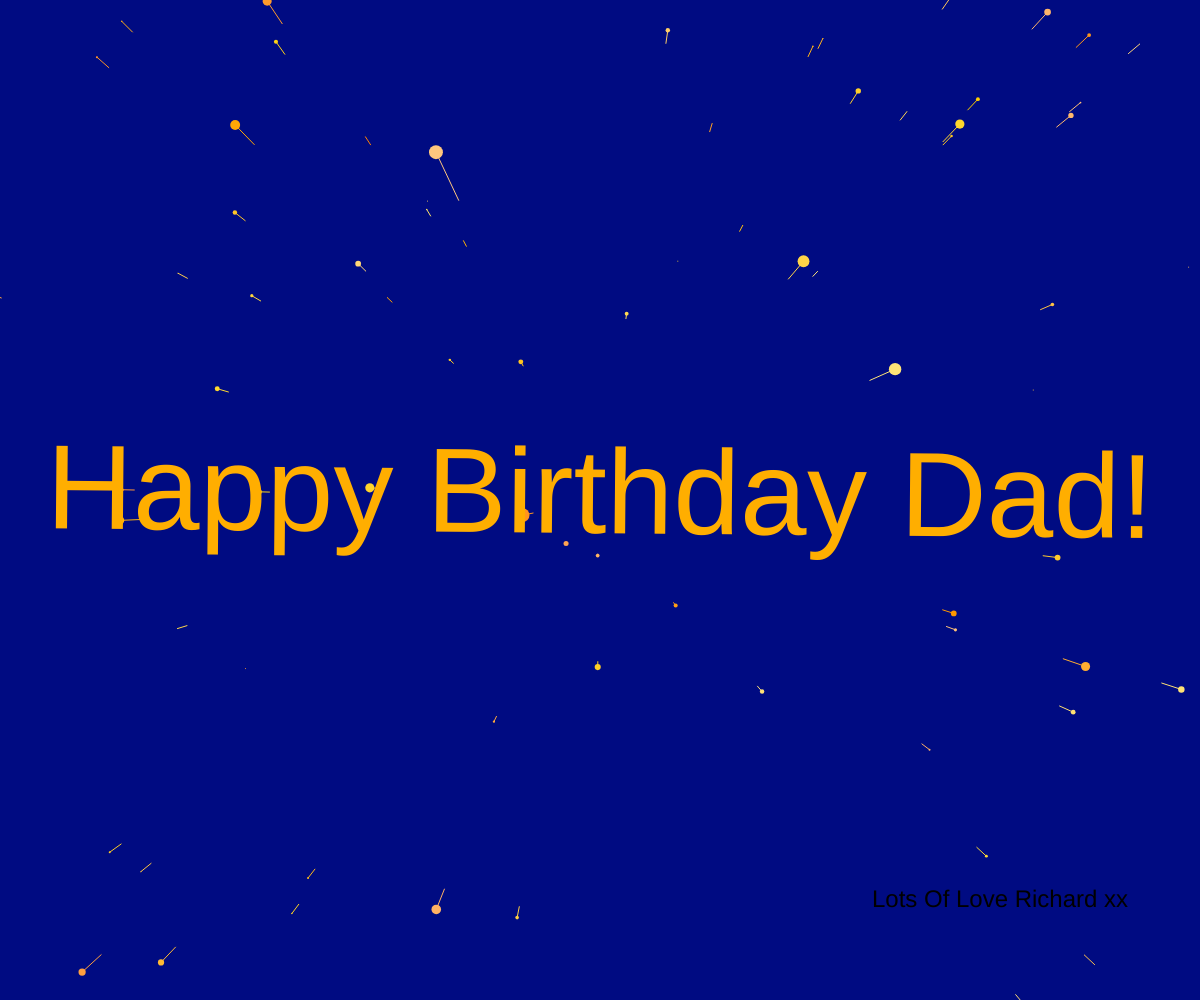
Frame 1 (no input)
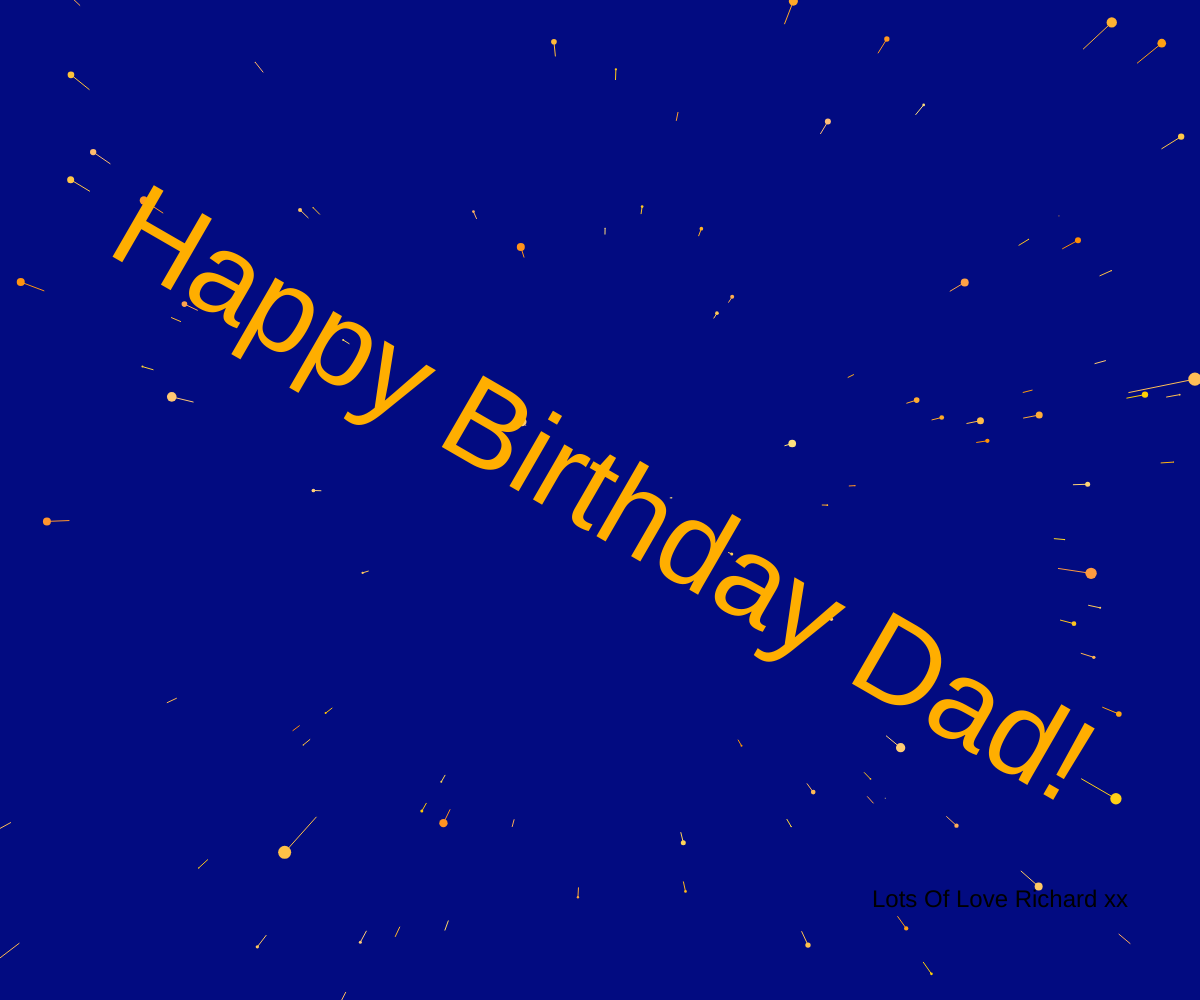
Frame 60 (no input)
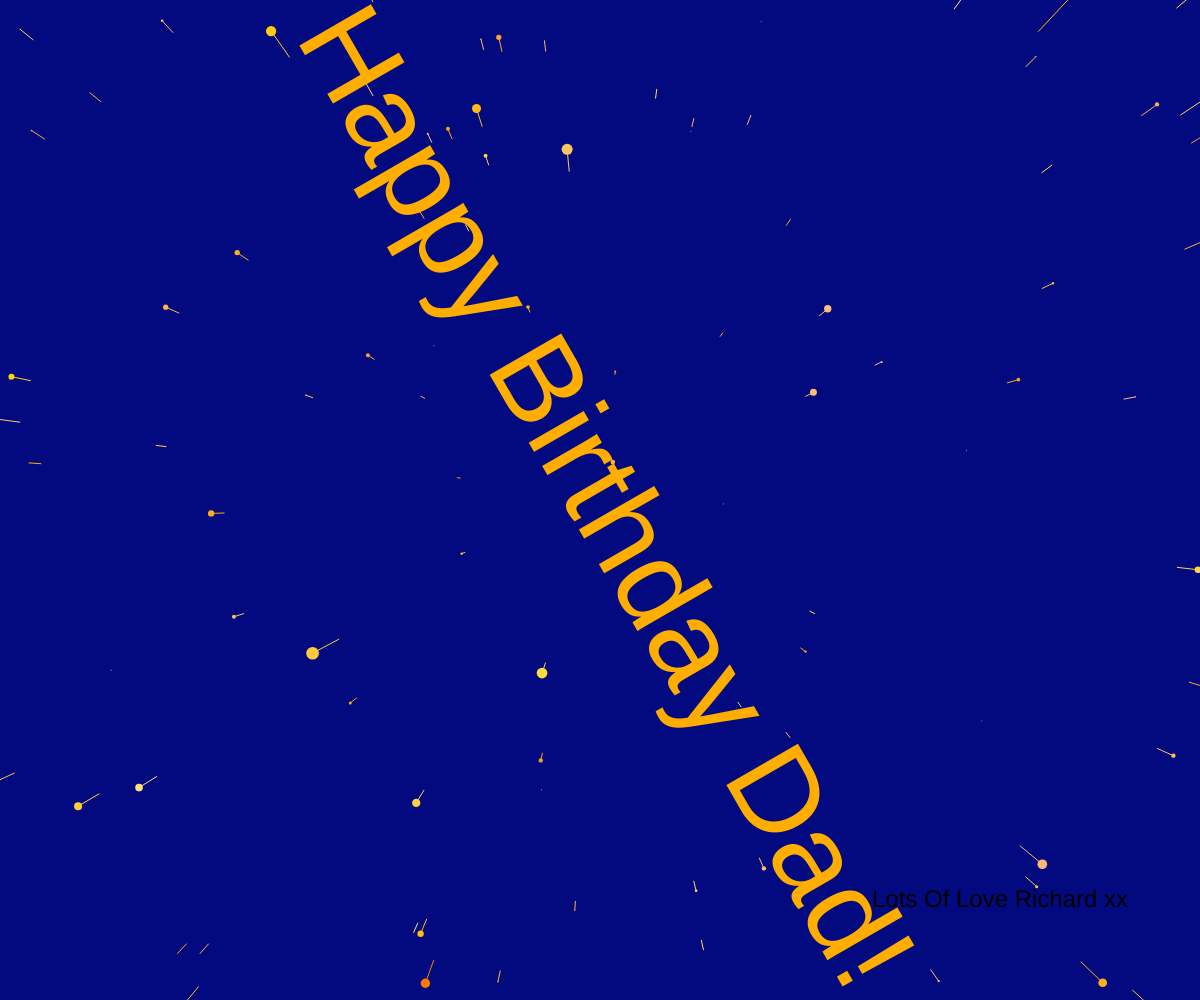
Frame 120 (the mouse pressed at the canvas centre since frame 60)

The p5.js sketch that drew these frames (run headless with seeded random() and noise() and a simulated clock; from frame 60 on, the mouse is pressed at the canvas centre):

// p5.js sketch
// ── sketch.js

var stars = [];

var speed;

var curAmt = 0;
var rot = 0;

function setup() {
  frameRate(60);
  createCanvas(windowWidth, windowHeight);
  for (var i = 0; i < 800; i++) {
    stars[i] = new Star();
  }
  textAlign(CENTER, CENTER);

}

function draw() {
  speed = 25;
  colorMode(RGB);
  let from = color(0, 11, 130);
  let to  = color(29, 4, 110);
  background(lerpColor(from, to, curAmt));
  createSpaceColour();
  translate(width / 2, height / 2);
  for (var i = 0; i < stars.length; i++) {
    stars[i].update();
    stars[i].show();
  }

  textSize(width / 50);
  fill(0);
  noStroke();
  rotate(0);
  text("Lots Of Love Richard xx", 0 + width / 3, 0 + height / 2.5);

  colorMode(RGB);
  angleMode(DEGREES);
  textSize(width / 10);
  rot += 0.5;
  rotate(rot);
  fill(255, 174, 0);
  text("Happy Birthday Dad!", 0, 0);

}

function createSpaceColour(){

    let dir = true;

    if(curAmt <= 0){
        dir = true;
        curAmt = 0;
    } else if (curAmt >= 1) {
        dir = false;
        curAmt = 1;
    }

    if(dir){
      curAmt = curAmt + 0.001;
    } else if (!dir){
      curAmt = curAmt = 0.001;
    }

  }

// ── Star.js
function Star() {
  this.x = random(-width, width);
  this.y = random(-height, height);
  this.z = random(width);
  this.pz = this.z;

  this.update = function() {
    this.z = this.z - speed;
    if (this.z < 1) {
      this.z = width;
      this.x = random(-width, width);
      this.y = random(-height, height);
      this.pz = this.z;
    }
  }

  this.show = function() {

    let h = random(28, 50);
    let s = random(50, 100);

    colorMode(HSB);
    fill( h, s, 100);
    noStroke();

    var sx = map(this.x / this.z, 0, 1, 0, width);
    var sy = map(this.y / this.z, 0, 1, 0, height);

    var r = map(this.z, 0, width, 16, 0);
    ellipse(sx, sy, r, r);

    var px = map(this.x / this.pz, 0, 1, 0, width);
    var py = map(this.y / this.pz, 0, 1, 0, height);

    this.pz = this.z;

    stroke(h, s, 100);
    line(px, py, sx, sy);

  }
}
